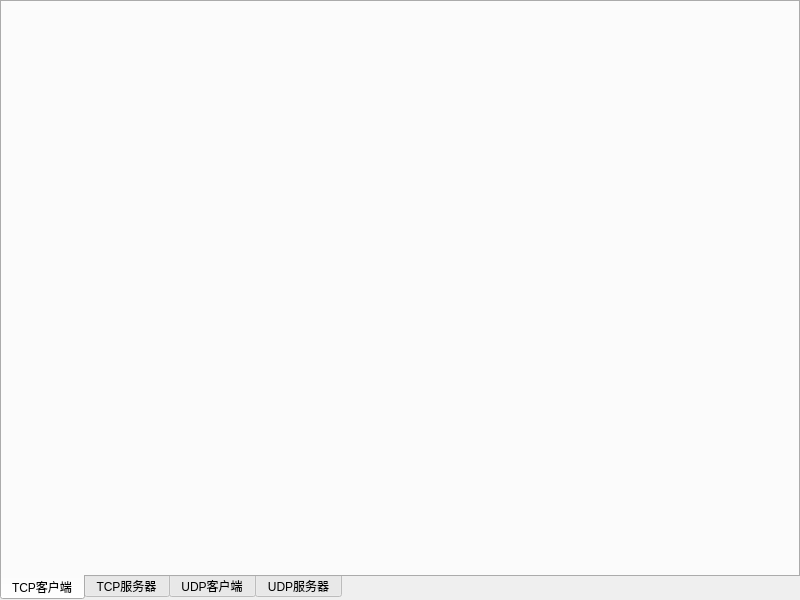
<?xml version="1.0" encoding="UTF-8"?>
<ui version="4.0">
 <class>frmMain</class>
 <widget class="QWidget" name="frmMain">
  <property name="geometry">
   <rect>
    <x>0</x>
    <y>0</y>
    <width>800</width>
    <height>600</height>
   </rect>
  </property>
  <property name="windowTitle">
   <string>Form</string>
  </property>
  <layout class="QVBoxLayout" name="verticalLayout">
   <property name="leftMargin">
    <number>0</number>
   </property>
   <property name="topMargin">
    <number>0</number>
   </property>
   <property name="rightMargin">
    <number>0</number>
   </property>
   <property name="bottomMargin">
    <number>0</number>
   </property>
   <item>
    <widget class="QTabWidget" name="tabWidget">
     <property name="styleSheet">
      <string notr="true"/>
     </property>
     <property name="tabPosition">
      <enum>QTabWidget::South</enum>
     </property>
     <property name="currentIndex">
      <number>0</number>
     </property>
     <widget class="frmTcpClient" name="tabTcpClient">
      <attribute name="title">
       <string>TCP客户端</string>
      </attribute>
     </widget>
     <widget class="frmTcpServer" name="tabTcpServer">
      <attribute name="title">
       <string>TCP服务器</string>
      </attribute>
     </widget>
     <widget class="frmUdpClient" name="tabUdpClient">
      <attribute name="title">
       <string>UDP客户端</string>
      </attribute>
     </widget>
     <widget class="frmUdpServer" name="tabUdpServer">
      <attribute name="title">
       <string>UDP服务器</string>
      </attribute>
     </widget>
    </widget>
   </item>
  </layout>
 </widget>
 <customwidgets>
  <customwidget>
   <class>frmTcpClient</class>
   <extends>QWidget</extends>
   <header>nettool/form/frmtcpclient.h</header>
   <container>1</container>
  </customwidget>
  <customwidget>
   <class>frmTcpServer</class>
   <extends>QWidget</extends>
   <header>nettool/form/frmtcpserver.h</header>
   <container>1</container>
  </customwidget>
  <customwidget>
   <class>frmUdpServer</class>
   <extends>QWidget</extends>
   <header>nettool/form/frmudpserver.h</header>
   <container>1</container>
  </customwidget>
  <customwidget>
   <class>frmUdpClient</class>
   <extends>QWidget</extends>
   <header>nettool/form/frmudpclient.h</header>
   <container>1</container>
  </customwidget>
 </customwidgets>
 <resources/>
 <connections/>
</ui>
